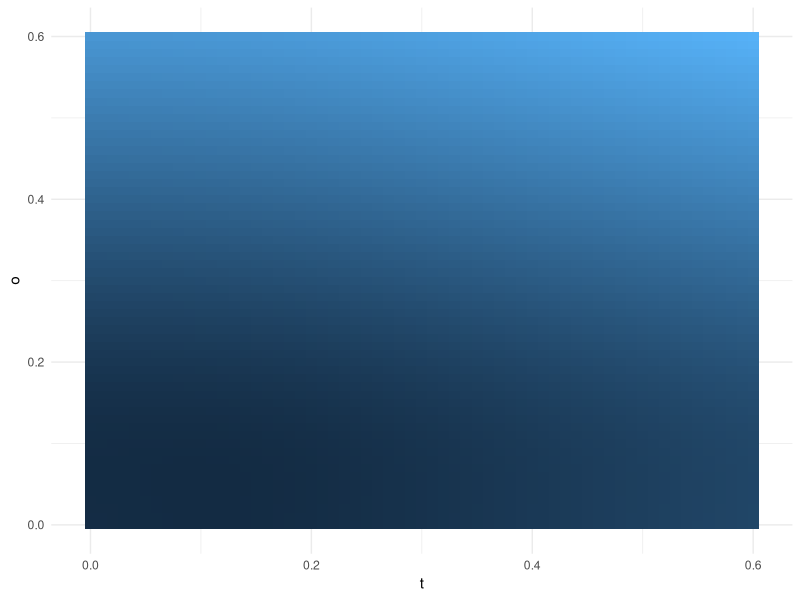
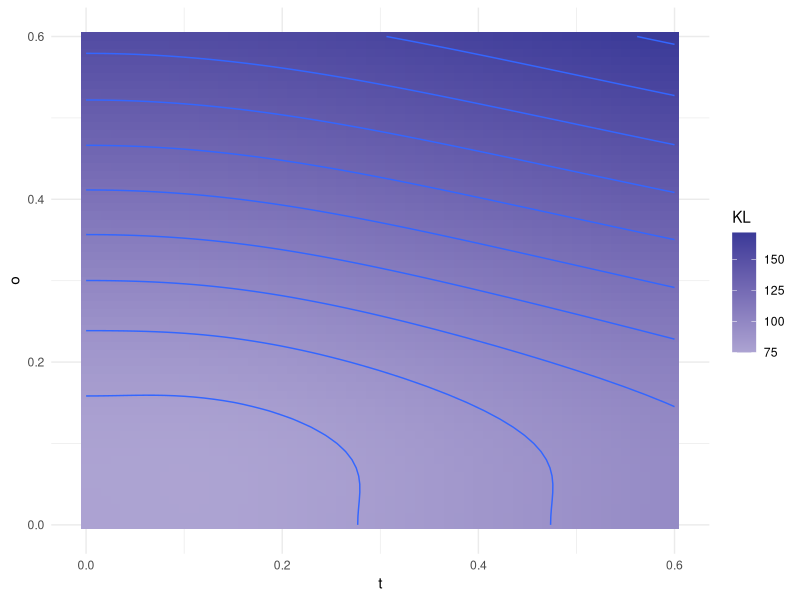

Write the R code that produced these figures, in order.
## ---- chunk 1

CHE_KL <- function(t, o, tausq, omegasq, phi, rho, k_j, sigmasq_j, all = FALSE) {
  
  trs_j <- t + rho * sigmasq_j
  ors_j <- o + (1 - rho) * sigmasq_j
  w_j <- k_j / (k_j * trs_j + ors_j)
  W <- sum(w_j)
  
  tausq_ps_j <- tausq + phi * sigmasq_j
  omegasq_ps_j <- omegasq + (1 - phi) * sigmasq_j
  wj_star <- k_j / (k_j * tausq_ps_j + omegasq_ps_j)
  
  A <- 
    sum(k_j * (tausq_ps_j + omegasq_ps_j - trs_j * w_j / wj_star) / ors_j) -
    sum(w_j^2 / wj_star) / W
  
  B <- sum((k_j - 1) * log(omegasq_ps_j / ors_j) + log(w_j / wj_star))
  
  C <- log(sum(wj_star) / W)
  
  if (all) return(c(A = A, B = B, C = C)) else return(A - B - C)
  
}

## ---- chunk 2
library(tidyverse)
tausq <- 0.1^2
omegasq <- 0.05^2
phi <- 0.4
rho <- 0.4
J <- 20
k_j <- 1 + rpois(J, 3)
sigmasq_j <- 4 / pmax(rgamma(J, 2, scale = 30), 20)


KL_dat <- 
  cross_df(list(t = seq(0,0.6,0.01),
                o = seq(0,0.6,0.01))) %>%
  mutate(KL = map2_dbl(.x = t^2, .y = o^2, .f = CHE_KL, 
                       tausq = tausq, omegasq = omegasq,
                       phi = phi, rho = rho, 
                       k_j = k_j, sigmasq_j = sigmasq_j))


ggplot(KL_dat, aes(x = t, y = o, fill = KL)) + 
  geom_tile() + 
  scale_fill_gradient() + 
  theme_minimal() + 
  theme(legend.position = "none")

ggplot(KL_dat) + 
  geom_tile(aes(x = t, y = o, fill = KL)) + 
  geom_contour(aes(x = t, y = o, z = KL)) + 
  scale_fill_gradient2() + 
  theme_minimal()
